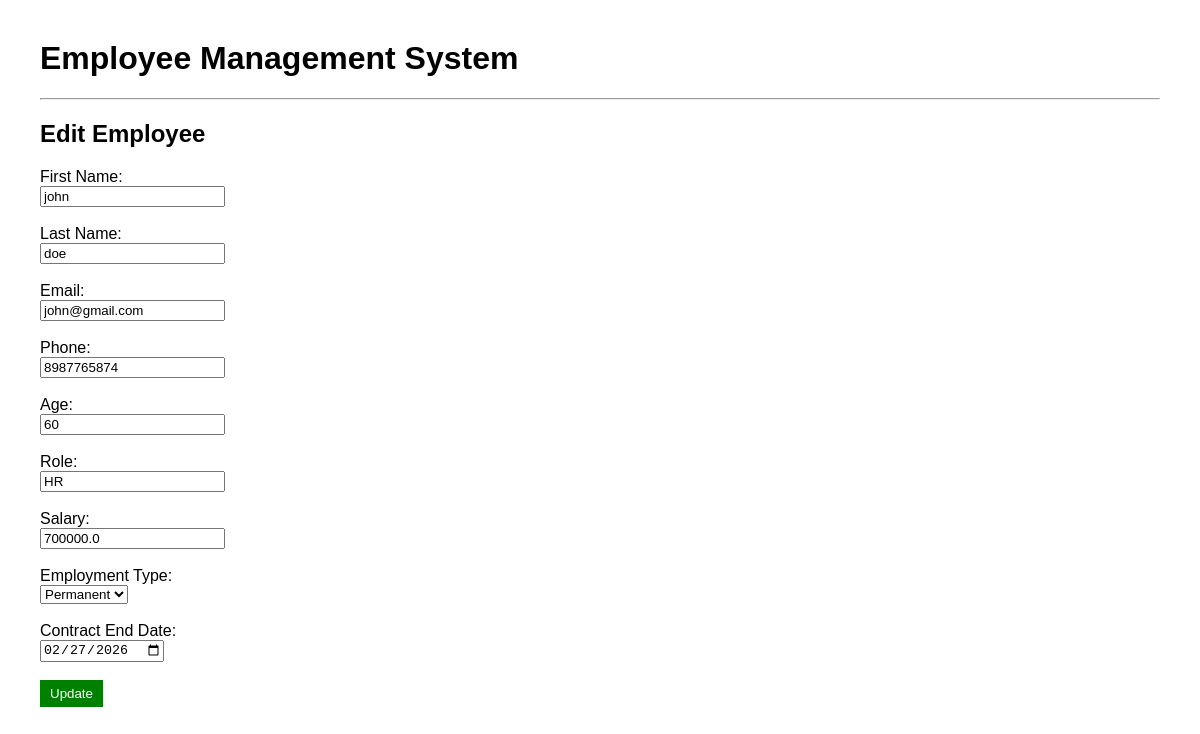
The app's page /employees/edit/3 with its own data.
### app/employees/model.py (models this page shows)
class Employee(Base):
    __tablename__ = "employees"
    id = Column(Integer, primary_key=True)
    username = Column(String, unique=True, nullable=False, index=True)
    password = Column(String, nullable=False)
    first_name = Column(String, nullable=False)
    last_name = Column(String, nullable=False)
    email = Column(String, unique=True, nullable=False)
    phone_number = Column(String, nullable=False)
    age = Column(Integer, nullable=False)
    role = Column(String, nullable=False)
    salary = Column(Float, nullable=False)
    employment_type = Column(String, nullable=False)
    contract_end_date = Column(Date, nullable=True)
    created_at = Column(DateTime(timezone=True), server_default=func.now())
    updated_at = Column(
        DateTime(timezone=True), server_default=func.now(), onupdate=func.now()
    )

### app/employees/router.py (the view)
@router.get("/edit/{employee_id}")
def edit_employee_page(
    employee_id: int,
    request: Request,
    service: EmployeeService = Depends(get_employee_service),
):
    try:
        employee = service.get_employee(employee_id)
        return templates.TemplateResponse(
            "edit_employee.html",
            {"request": request, "employee": employee, "errors": None},
        )
    except ValueError as e:
        raise HTTPException(status_code=404, detail=str(e))

### templates/edit_employee.html (shortened to what this page needs)
{% extends "base.html" %}
{% block content %}
<h2>Edit Employee</h2>
<form method="post" action="/employees/edit/{{ employee.id }}">
    <label>First Name:</label><br>
    <input type="text" name="first_name" value="{{ employee.first_name }}"><br><br>
    <label>Last Name:</label><br>
    <input type="text" name="last_name" value="{{ employee.last_name }}"><br><br>
    <label>Email:</label><br>
    <input type="email" name="email" value="{{ employee.email }}"><br><br>
    <label>Phone:</label><br>
    <input type="text" name="phone_number" value="{{ employee.phone_number }}"><br><br>
    <label>Age:</label><br>
    <input type="number" name="age" value="{{ employee.age }}"><br><br>
    <label>Role:</label><br>
    <input type="text" name="role" value="{{ employee.role }}"><br><br>
    <label>Salary:</label><br>
    <input type="number" step="0.01" name="salary" value="{{ employee.salary }}"><br><br>
    <label>Employment Type:</label><br>
    <select name="employment_type">
        <option value="Permanent" {% if employee.employment_type=="Permanent" %}selected{% endif %}>Permanent</option>
    </select><br><br>
    <label>Contract End Date:</label><br>
    <input type="date" name="contract_end_date" value="{{ employee.contract_end_date }}"><br><br>
    <button type="submit" class="btn btn-submit">Update</button>
</form>
{% endblock %}

### templates/base.html (style rules this page uses)
body { font-family: Arial, sans-serif; margin: 40px; }
.btn { padding: 6px 10px; text-decoration: none; border: none; cursor: pointer; }
.btn-submit { background-color: green; color: white; }

### records on screen
Employee: first_name "john", last_name "doe", email "john@gmail.com", phone_number "8987765874", age "60", role "HR", salary "700000.0", employment_type "Permanent", contract_end_date "02/27/2026"
